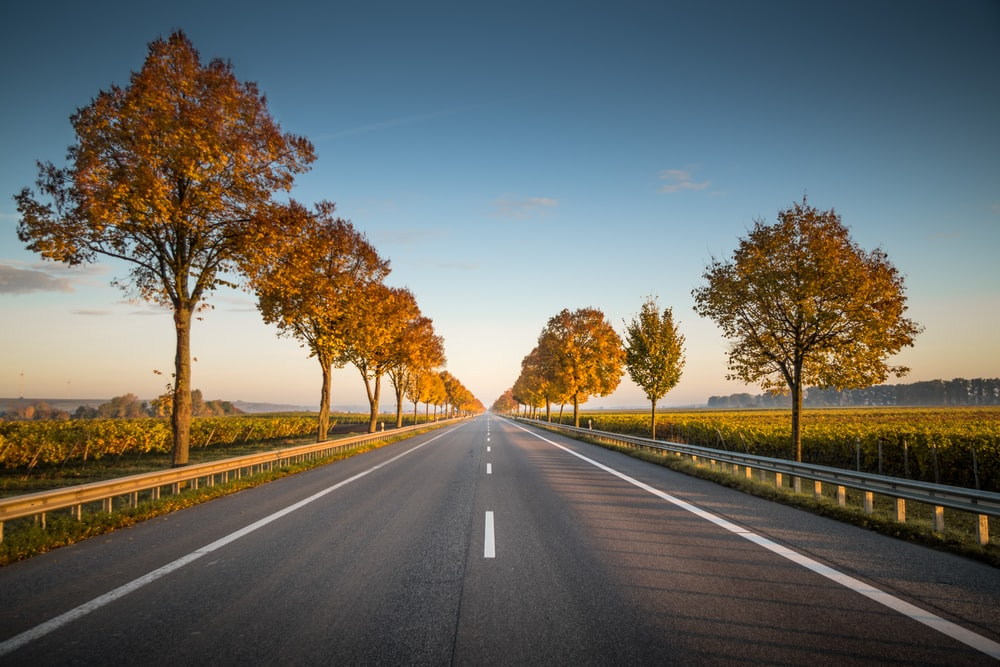
#> input picture media/road.jpg, 1000 x 667 px
$ python probabilistic_hough_line.py
#> lines starting #> are read from the running program, lines starting #| are printed output that depends on the picture; after the words box and inside, x2 and y2 are one past the last pixel; in counts of white or black regions, pixels touching at a corner belong together
import cv2
import numpy as np

img = cv2.imread('media/road.jpg')
#> img is the input picture: shape (667, 1000, 3); mean B, G, R 98.8, 105.8, 106.5
gray = cv2.cvtColor(img, cv2.COLOR_BGR2GRAY)
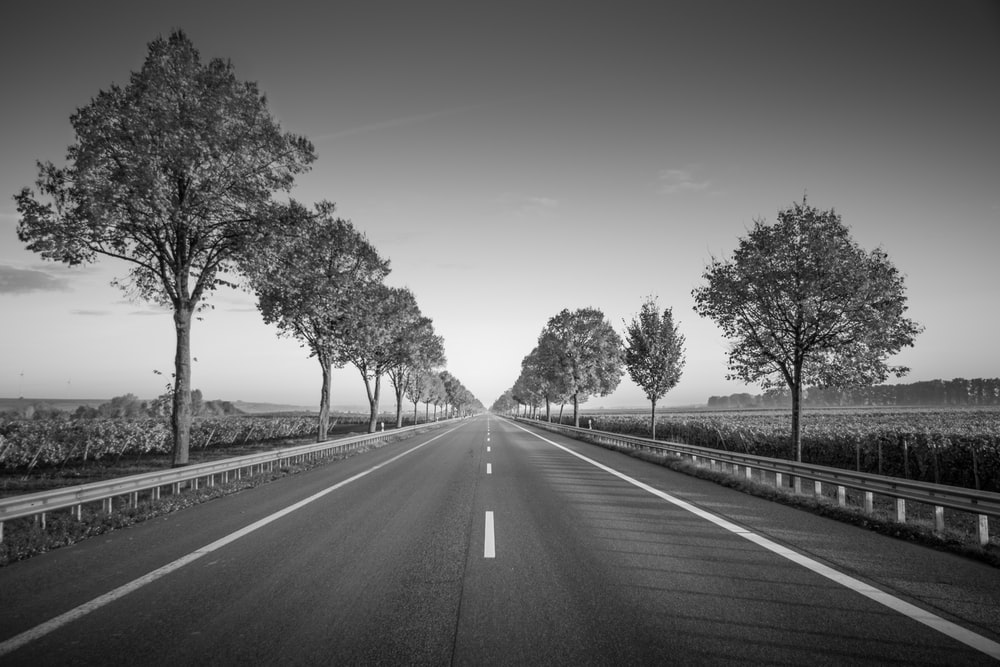
#> gray: shape (667, 1000); min 0, max 253, mean 105.2
edges = cv2.Canny(gray, 50, 150, apertureSize=3)
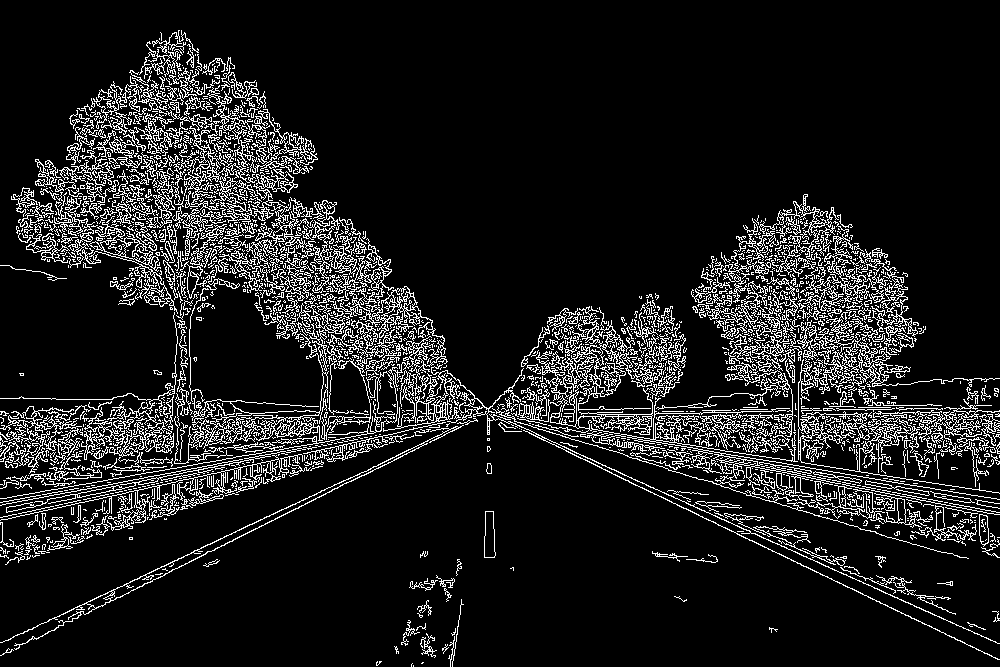
#> edges: shape (667, 1000); 11.5% white in thin lines or dots
lines = cv2.HoughLinesP(edges, 1, np.pi/180, 100, minLineLength=100, maxLineGap=10)
#> lines = 362 rows, first 6: [516, 426, 847, 587], [413, 428, 615, 388], [324, 442, 617, 385], [470, 401, 576, 453], [592, 418, 833, 414], [194, 421, 328, 419]

for line in lines:
    x1, y1, x2, y2 = line[0]
    cv2.line(img, (x1,y1), (x2,y2), (0,255,0),2)
#> this loop made 362 passes
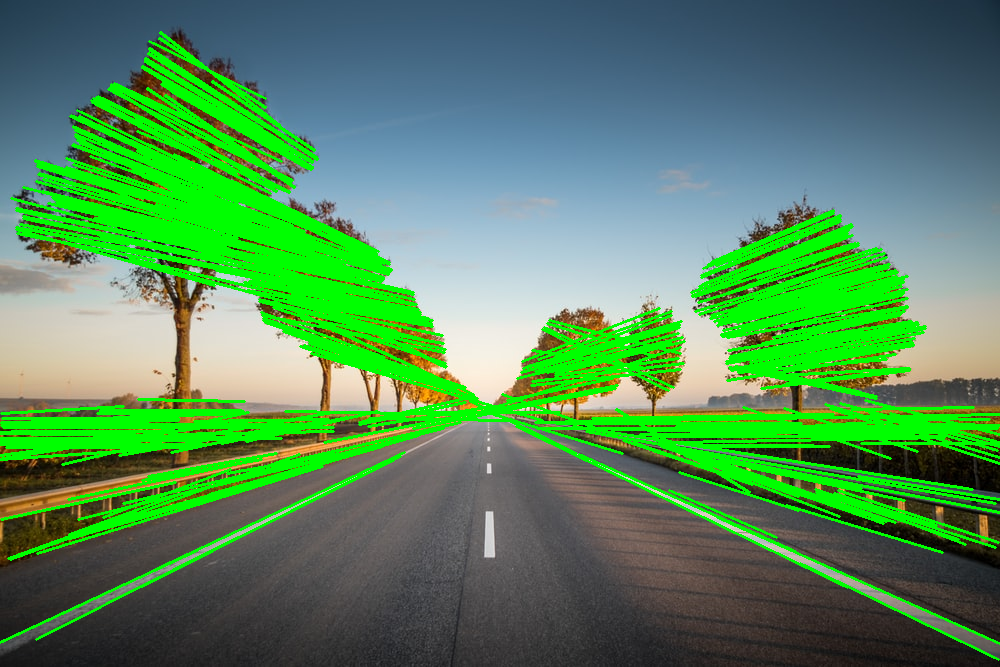
#> img: shape (667, 1000, 3); 19.4% of pixels changed, all inside (x1, y1, x2, y2) = (0, 31, 1000, 661)

cv2.imshow('edge', edges)
cv2.imshow('image', img)
cv2.waitKey(0)
cv2.destroyAllWindows()
